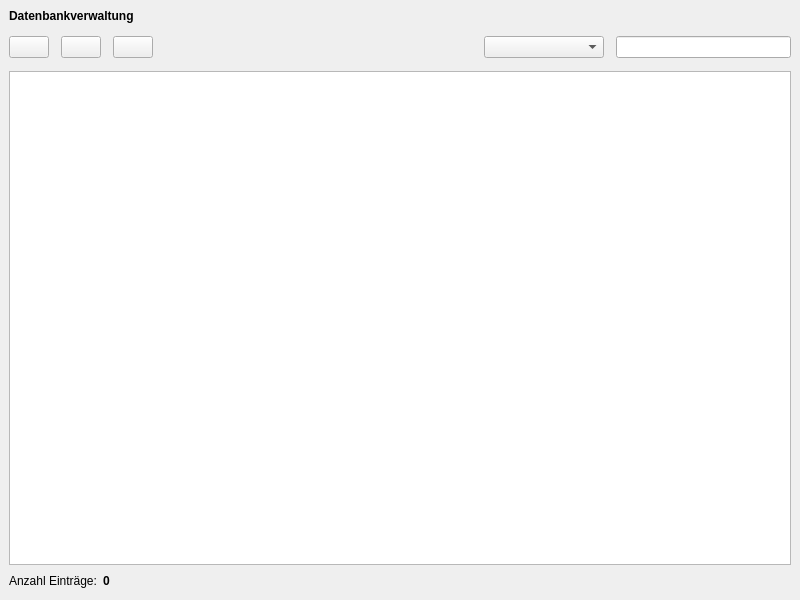
<?xml version="1.0" encoding="UTF-8"?>
<ui version="4.0">
 <class>MasterdataDialog</class>
 <widget class="QMainWindow" name="MasterdataDialog">
  <property name="geometry">
   <rect>
    <x>0</x>
    <y>0</y>
    <width>800</width>
    <height>600</height>
   </rect>
  </property>
  <property name="windowTitle">
   <string>TurnFix - Datenbankverwaltung</string>
  </property>
  <property name="windowIcon">
   <iconset resource="../resources/TurnFix.qrc">
    <normaloff>:/appicons/icon.png</normaloff>:/appicons/icon.png</iconset>
  </property>
  <widget class="QWidget" name="centralwidget">
   <layout class="QGridLayout" name="gridLayout_2">
    <property name="leftMargin">
     <number>0</number>
    </property>
    <property name="topMargin">
     <number>0</number>
    </property>
    <property name="rightMargin">
     <number>0</number>
    </property>
    <property name="bottomMargin">
     <number>0</number>
    </property>
    <property name="spacing">
     <number>0</number>
    </property>
    <item row="1" column="1">
     <widget class="QWidget" name="toolBar" native="true">
      <layout class="QHBoxLayout" name="horizontalLayout">
       <property name="spacing">
        <number>12</number>
       </property>
       <property name="topMargin">
        <number>4</number>
       </property>
       <property name="bottomMargin">
        <number>4</number>
       </property>
       <item>
        <widget class="QPushButton" name="but_add">
         <property name="sizePolicy">
          <sizepolicy hsizetype="Fixed" vsizetype="Fixed">
           <horstretch>0</horstretch>
           <verstretch>0</verstretch>
          </sizepolicy>
         </property>
         <property name="text">
          <string/>
         </property>
         <property name="icon">
          <iconset resource="../resources/TurnFix.qrc">
           <normaloff>:/appicons/plus.png</normaloff>:/appicons/plus.png</iconset>
         </property>
         <property name="iconSize">
          <size>
           <width>24</width>
           <height>24</height>
          </size>
         </property>
        </widget>
       </item>
       <item>
        <widget class="QPushButton" name="but_edit">
         <property name="sizePolicy">
          <sizepolicy hsizetype="Fixed" vsizetype="Fixed">
           <horstretch>0</horstretch>
           <verstretch>0</verstretch>
          </sizepolicy>
         </property>
         <property name="text">
          <string/>
         </property>
         <property name="icon">
          <iconset resource="../resources/TurnFix.qrc">
           <normaloff>:/appicons/edit.png</normaloff>:/appicons/edit.png</iconset>
         </property>
         <property name="iconSize">
          <size>
           <width>24</width>
           <height>24</height>
          </size>
         </property>
        </widget>
       </item>
       <item>
        <widget class="QPushButton" name="but_del">
         <property name="text">
          <string/>
         </property>
         <property name="icon">
          <iconset resource="../resources/TurnFix.qrc">
           <normaloff>:/appicons/minus.png</normaloff>:/appicons/minus.png</iconset>
         </property>
         <property name="iconSize">
          <size>
           <width>24</width>
           <height>24</height>
          </size>
         </property>
        </widget>
       </item>
       <item>
        <spacer name="horizontalSpacer_2">
         <property name="orientation">
          <enum>Qt::Horizontal</enum>
         </property>
         <property name="sizeHint" stdset="0">
          <size>
           <width>40</width>
           <height>20</height>
          </size>
         </property>
        </spacer>
       </item>
       <item>
        <widget class="QComboBox" name="cmb_filter">
         <property name="sizePolicy">
          <sizepolicy hsizetype="Fixed" vsizetype="Fixed">
           <horstretch>0</horstretch>
           <verstretch>0</verstretch>
          </sizepolicy>
         </property>
         <property name="minimumSize">
          <size>
           <width>120</width>
           <height>0</height>
          </size>
         </property>
         <property name="maximumSize">
          <size>
           <width>120</width>
           <height>16777215</height>
          </size>
         </property>
        </widget>
       </item>
       <item>
        <widget class="QLineEdit" name="txt_filter">
         <property name="sizePolicy">
          <sizepolicy hsizetype="Fixed" vsizetype="Fixed">
           <horstretch>0</horstretch>
           <verstretch>0</verstretch>
          </sizepolicy>
         </property>
         <property name="minimumSize">
          <size>
           <width>175</width>
           <height>0</height>
          </size>
         </property>
         <property name="maximumSize">
          <size>
           <width>175</width>
           <height>16777215</height>
          </size>
         </property>
        </widget>
       </item>
      </layout>
     </widget>
    </item>
    <item row="2" column="1">
     <widget class="QWidget" name="widget_2" native="true">
      <layout class="QGridLayout" name="gridLayout_3">
       <item row="0" column="0" colspan="3">
        <widget class="QTableView" name="db_table">
         <property name="selectionMode">
          <enum>QAbstractItemView::SingleSelection</enum>
         </property>
         <property name="selectionBehavior">
          <enum>QAbstractItemView::SelectRows</enum>
         </property>
         <property name="sortingEnabled">
          <bool>true</bool>
         </property>
         <attribute name="horizontalHeaderHighlightSections">
          <bool>false</bool>
         </attribute>
         <attribute name="verticalHeaderVisible">
          <bool>false</bool>
         </attribute>
         <attribute name="verticalHeaderDefaultSectionSize">
          <number>20</number>
         </attribute>
        </widget>
       </item>
       <item row="1" column="0">
        <widget class="QLabel" name="countLabel">
         <property name="sizePolicy">
          <sizepolicy hsizetype="Fixed" vsizetype="Preferred">
           <horstretch>0</horstretch>
           <verstretch>0</verstretch>
          </sizepolicy>
         </property>
         <property name="text">
          <string>Anzahl Einträge:</string>
         </property>
        </widget>
       </item>
       <item row="1" column="1">
        <widget class="QLabel" name="lbl_rowcount">
         <property name="font">
          <font>
           <weight>75</weight>
           <bold>true</bold>
          </font>
         </property>
         <property name="text">
          <string>0</string>
         </property>
        </widget>
       </item>
       <item row="1" column="2">
        <spacer name="horizontalSpacer">
         <property name="orientation">
          <enum>Qt::Horizontal</enum>
         </property>
         <property name="sizeHint" stdset="0">
          <size>
           <width>40</width>
           <height>20</height>
          </size>
         </property>
        </spacer>
       </item>
      </layout>
     </widget>
    </item>
    <item row="1" column="0" rowspan="2">
     <widget class="QWidget" name="sidebar" native="true">
      <layout class="QHBoxLayout" name="horizontalLayout_2">
       <property name="leftMargin">
        <number>0</number>
       </property>
       <property name="topMargin">
        <number>0</number>
       </property>
       <property name="rightMargin">
        <number>0</number>
       </property>
       <property name="bottomMargin">
        <number>0</number>
       </property>
      </layout>
     </widget>
    </item>
    <item row="0" column="0" colspan="2">
     <widget class="QWidget" name="headerWidget" native="true">
      <layout class="QHBoxLayout" name="horizontalLayout_3">
       <item>
        <widget class="QLabel" name="label">
         <property name="font">
          <font>
           <weight>75</weight>
           <bold>true</bold>
          </font>
         </property>
         <property name="text">
          <string>Datenbankverwaltung</string>
         </property>
        </widget>
       </item>
      </layout>
     </widget>
    </item>
   </layout>
  </widget>
  <action name="act_vereine">
   <property name="checkable">
    <bool>true</bool>
   </property>
   <property name="text">
    <string>Vereine</string>
   </property>
   <property name="toolTip">
    <string>F1</string>
   </property>
   <property name="shortcut">
    <string>F1</string>
   </property>
  </action>
  <action name="act_sportler">
   <property name="checkable">
    <bool>true</bool>
   </property>
   <property name="text">
    <string>Sportler</string>
   </property>
   <property name="toolTip">
    <string>F2</string>
   </property>
   <property name="shortcut">
    <string>F2</string>
   </property>
  </action>
  <action name="act_disziplinen">
   <property name="checkable">
    <bool>true</bool>
   </property>
   <property name="text">
    <string>Disziplinen</string>
   </property>
   <property name="toolTip">
    <string>F3</string>
   </property>
   <property name="shortcut">
    <string>F3</string>
   </property>
  </action>
  <action name="act_sport">
   <property name="checkable">
    <bool>true</bool>
   </property>
   <property name="text">
    <string>Sportarten</string>
   </property>
   <property name="toolTip">
    <string>F4</string>
   </property>
   <property name="shortcut">
    <string>F4</string>
   </property>
  </action>
  <action name="act_bereiche">
   <property name="checkable">
    <bool>true</bool>
   </property>
   <property name="text">
    <string>Bereiche</string>
   </property>
   <property name="toolTip">
    <string>F5</string>
   </property>
   <property name="shortcut">
    <string>F5</string>
   </property>
  </action>
  <action name="act_personen">
   <property name="checkable">
    <bool>true</bool>
   </property>
   <property name="text">
    <string>Personen</string>
   </property>
   <property name="toolTip">
    <string>F6</string>
   </property>
   <property name="shortcut">
    <string>F6</string>
   </property>
  </action>
  <action name="act_status">
   <property name="checkable">
    <bool>true</bool>
   </property>
   <property name="text">
    <string>Status</string>
   </property>
   <property name="toolTip">
    <string>F7</string>
   </property>
   <property name="shortcut">
    <string>F7</string>
   </property>
  </action>
  <action name="act_konten">
   <property name="checkable">
    <bool>true</bool>
   </property>
   <property name="text">
    <string>Konten</string>
   </property>
   <property name="toolTip">
    <string>F8</string>
   </property>
   <property name="shortcut">
    <string>F8</string>
   </property>
  </action>
  <action name="act_orte">
   <property name="checkable">
    <bool>true</bool>
   </property>
   <property name="text">
    <string>Wettkampforte</string>
   </property>
   <property name="toolTip">
    <string>F9</string>
   </property>
   <property name="shortcut">
    <string>F9</string>
   </property>
  </action>
  <action name="act_gaue">
   <property name="checkable">
    <bool>true</bool>
   </property>
   <property name="text">
    <string>Turnkreise/-gaue</string>
   </property>
  </action>
  <action name="act_verbaende">
   <property name="checkable">
    <bool>true</bool>
   </property>
   <property name="text">
    <string>Landesverbände</string>
   </property>
  </action>
  <action name="act_countries">
   <property name="checkable">
    <bool>true</bool>
   </property>
   <property name="text">
    <string>Länder</string>
   </property>
  </action>
  <action name="act_penalty">
   <property name="checkable">
    <bool>true</bool>
   </property>
   <property name="text">
    <string>Strafen</string>
   </property>
   <property name="shortcut">
    <string>F10</string>
   </property>
  </action>
  <action name="act_disgruppe">
   <property name="checkable">
    <bool>true</bool>
   </property>
   <property name="text">
    <string>Disziplingruppen</string>
   </property>
  </action>
  <action name="act_formel">
   <property name="checkable">
    <bool>true</bool>
   </property>
   <property name="text">
    <string>Formeln</string>
   </property>
  </action>
 </widget>
 <resources>
  <include location="../resources/TurnFix.qrc"/>
 </resources>
 <connections/>
</ui>
